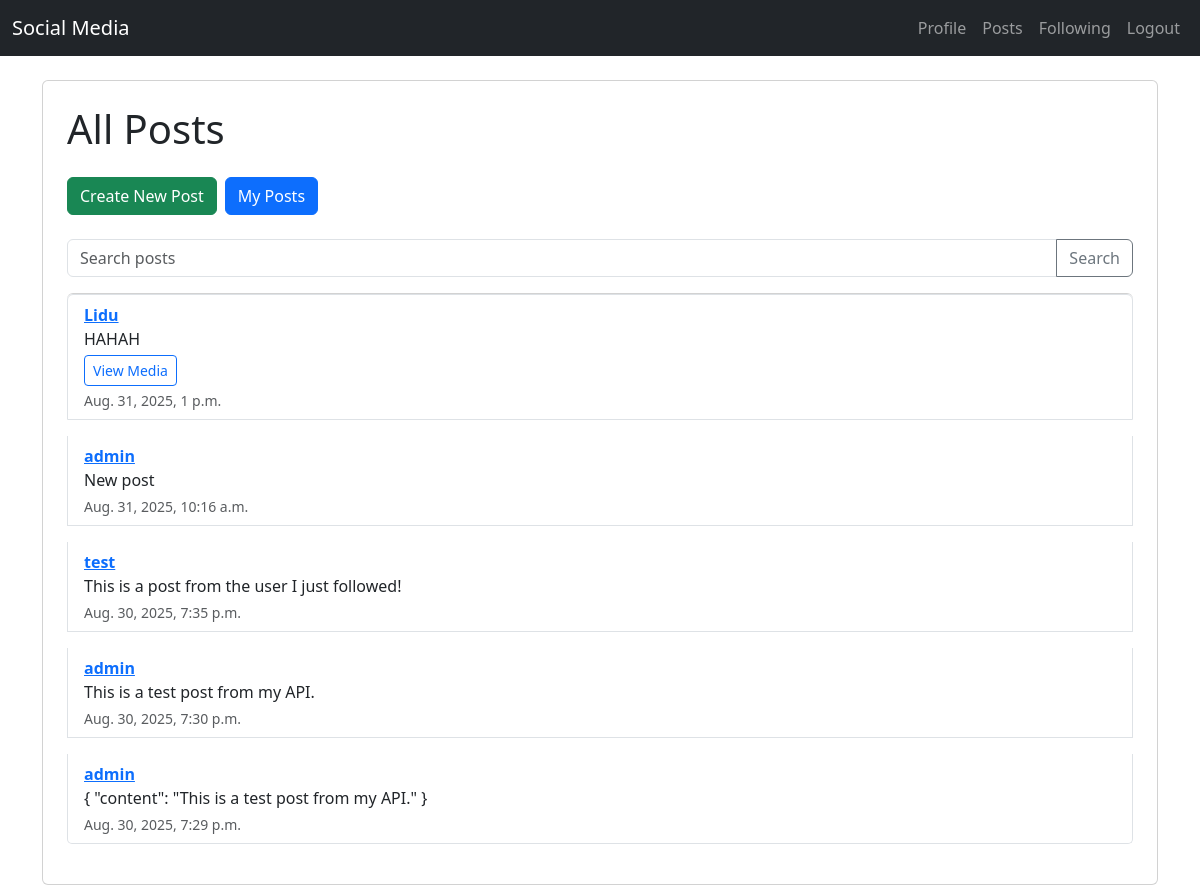
Page /posts/ (signed in) on the earlier database version.
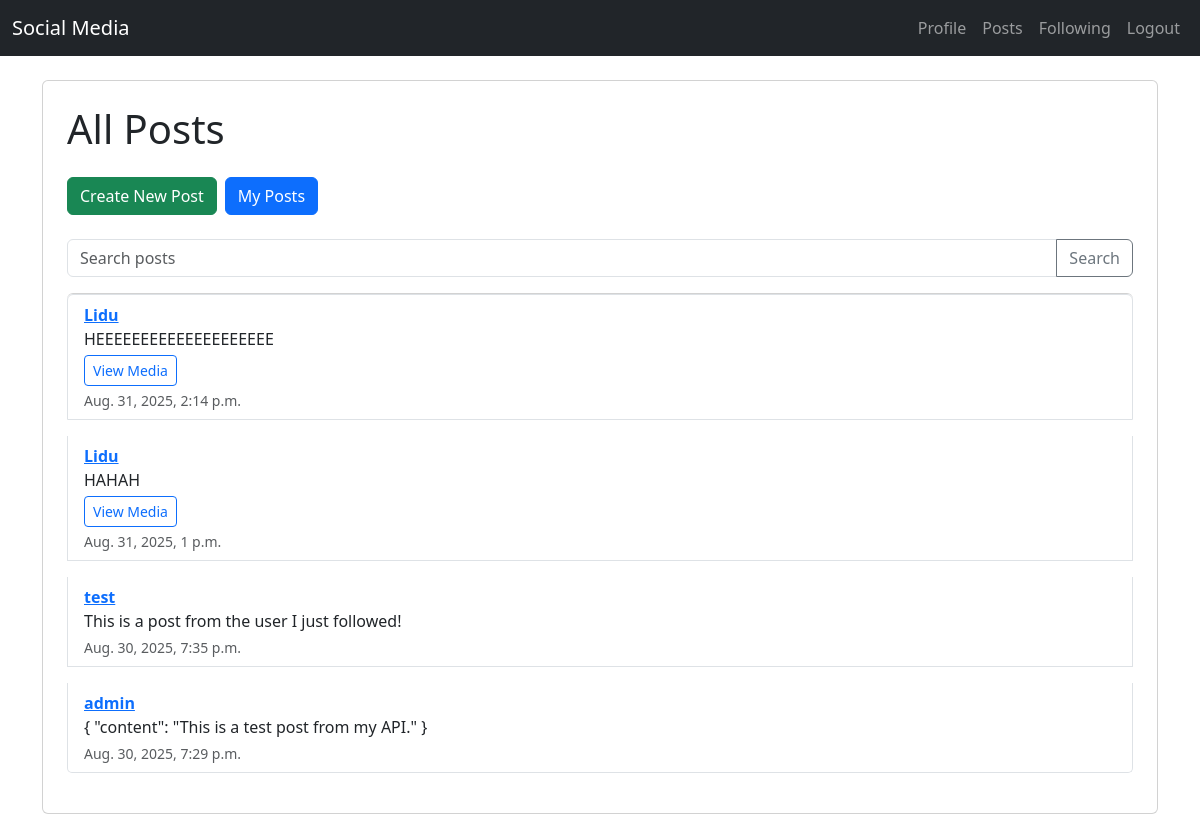
Same page on the later database version.
### posts/models.py (models this page shows, shortened)
class Post(models.Model):
    user = models.ForeignKey(User, on_delete=models.CASCADE, related_name='posts')
    content = models.TextField()
    timestamp = models.DateTimeField(auto_now_add=True)
    media = models.FileField(upload_to='posts/', blank=True, null=True)
    class Meta:
        ordering = ['-timestamp']

### posts/views_html.py (the view)
# urls.py: path('', post_list_view, name='post_list'),
@login_required
def post_list_view(request):
    posts = Post.objects.all().order_by('-timestamp')
    query = request.GET.get('q')
    if query:
        posts = posts.filter(
            Q(content__icontains=query) |
            Q(user__username__icontains=query)
        )
    return render(request, "posts/post_list.html", {"posts": posts})

### posts/templates/posts/post_list.html
{% extends "base.html" %}
{% block content %}
<div class="card p-4">
    <h1 class="mb-4">All Posts</h1>
    <div class="d-flex mb-4">
        <a href="{% url 'create_post' %}" class="btn btn-success me-2">Create New Post</a>
        <a href="{% url 'my_posts' %}" class="btn btn-primary">My Posts</a>
    </div>
    <form method="GET" class="mb-3">
        <div class="input-group">
            <input type="text" name="q" class="form-control" placeholder="Search posts" value="{{ request.GET.q }}">
            <button type="submit" class="btn btn-outline-secondary">Search</button>
        </div>
    </form>
    <ul class="list-group">
        {% for post in posts %}
        <li class="list-group-item mb-3">
            <div class="post">
                <div class="author">
                    <a href="{% url 'user-profile' post.user.username %}" class="fw-bold text-primary">{{ post.user.username }}</a>
                </div>
                <div class="content">{{ post.content }}</div>
                {% if post.media %}
                    <a href="{{ post.media.url }}" target="_blank" class="btn btn-outline-primary btn-sm mt-1">View Media</a>
                {% endif %}
                <small class="text-muted d-block mt-1">{{ post.timestamp }}</small>
            </div>
        </li>
        {% empty %}
        <li class="list-group-item text-muted">No posts yet.</li>
        {% endfor %}
    </ul>
</div>
{% endblock %}

Differences in the rows shown:
removed Post: user.username "admin", content "New post", timestamp "Aug. 31, 2025, 10:16 a.m."
removed Post: user.username "admin", content "This is a test post from my API.", timestamp "Aug. 30, 2025, 7:30 p.m."
added Post: user.username "Lidu", content "HEEEEEEEEEEEEEEEEEEEE", timestamp "Aug. 31, 2025, 2:14 p.m."
